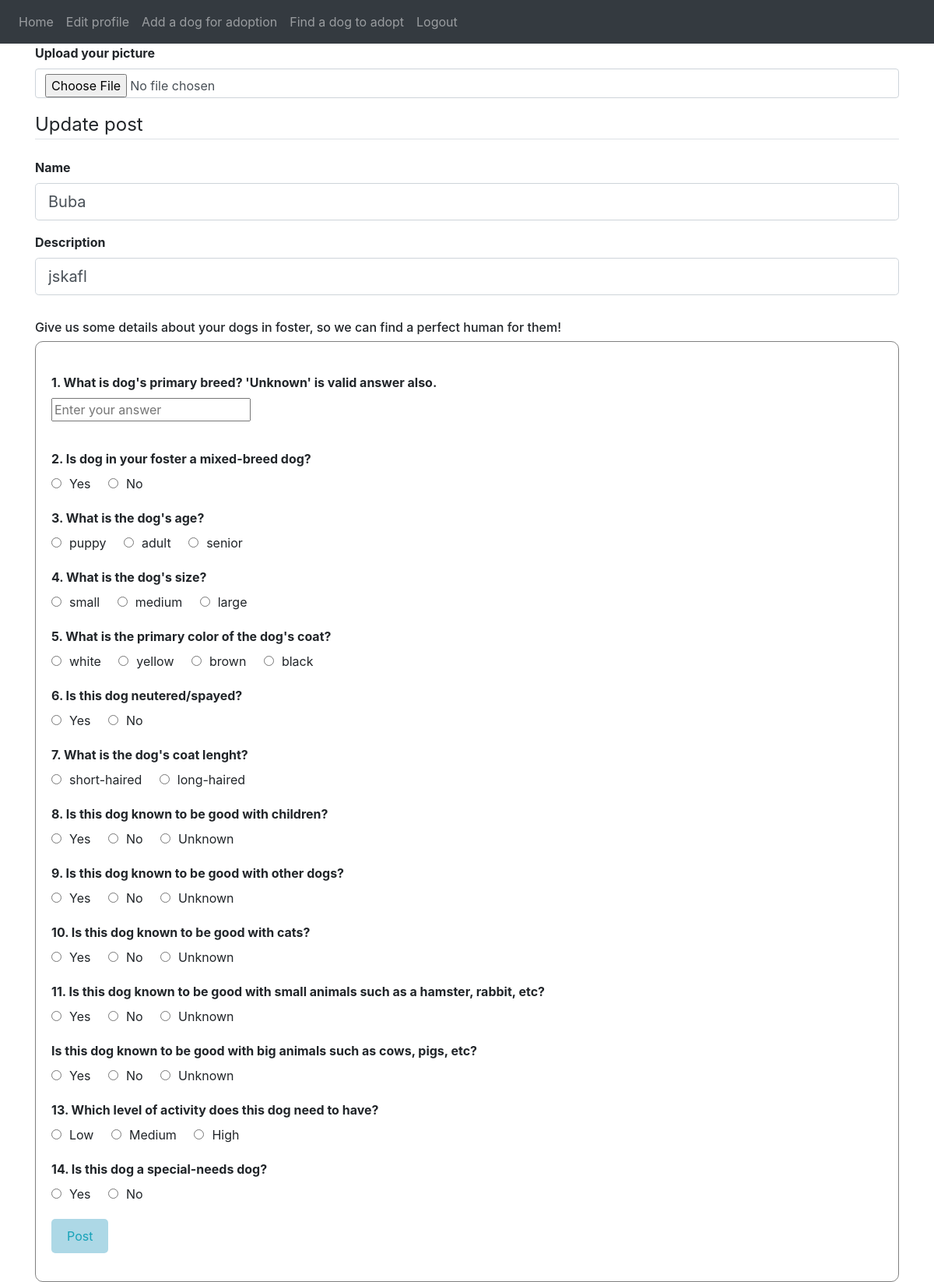
Page /post/1/update (signed in) on the earlier database version.
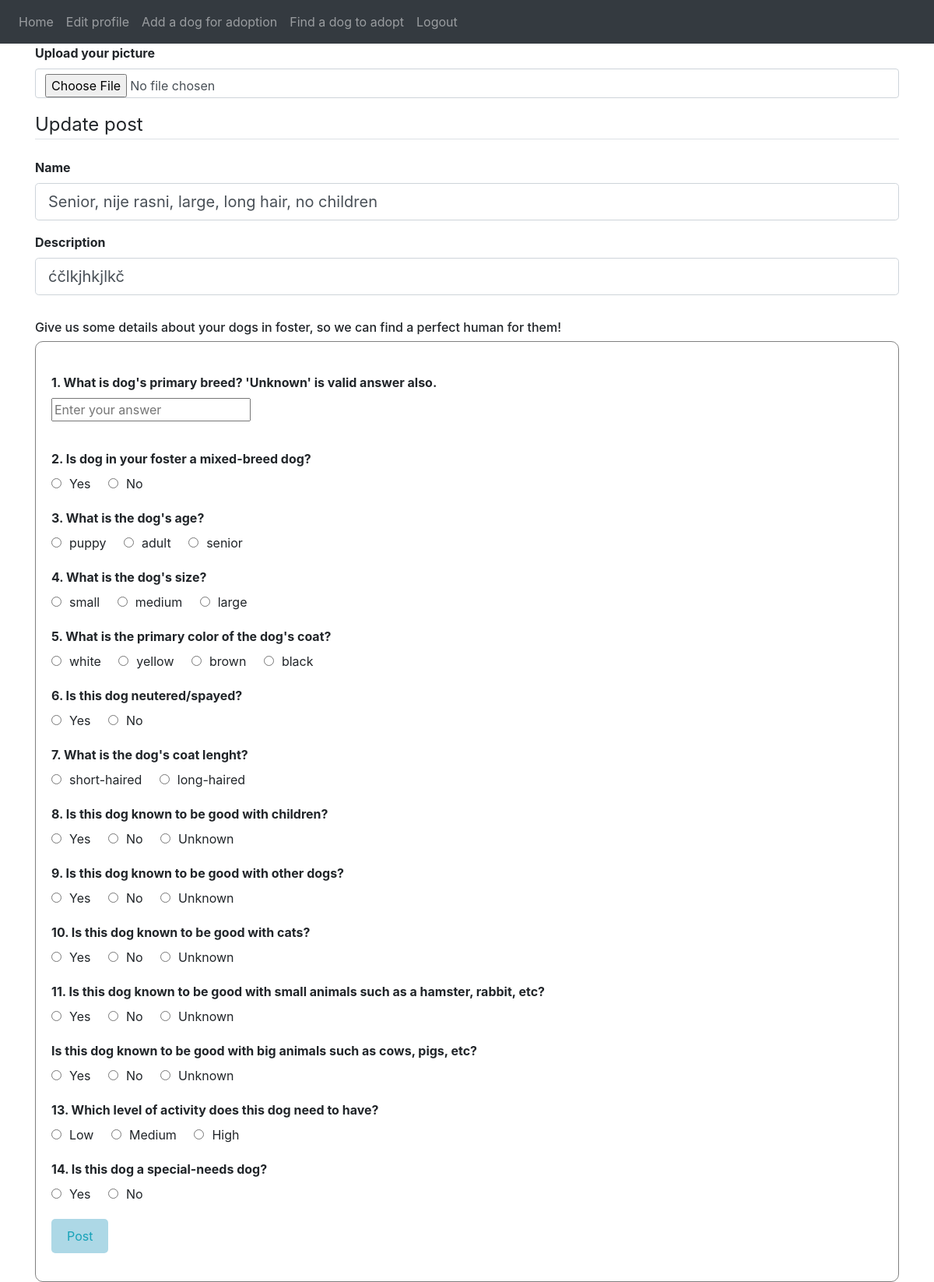
Same page on the later database version.
### website/models.py (models this page shows, shortened)
class Note(db.Model):
    id = db.Column(db.Integer, primary_key = True)
    title = db.Column(db.String(150))
    data = db.Column(db.String(10000))
    image_file = db.Column(db.String(150), nullable=False)
    date_posted = db.Column(db.DateTime(timezone = True), default = func.now())
    user_id = db.Column(db.Integer, db.ForeignKey('user.id'))
    dog_info = db.relationship('DogInfo', backref = 'user', uselist = False)

### website/views.py (the view)
@login_required
def update_post(post_id):
    post = Note.query.get_or_404(post_id)
    print(f"{post.user_id} - {current_user.id}")
    if post.user_id != current_user.id:
        abort(403)
    form = PostForm()
    if form.validate_on_submit():
        post.title = form.title.data
        post.data = form.data.data
        db.session.add(post)
        db.session.commit()
        flash('Your post has been updated!', 'success')
        response = request.form
        dog_update_data = {
        "primary_breed" : (response.get('a1')).lower(),
        "mixed_breed" : bool(int(response.get('a2'))) if response.get('a2') else '',
        "age" : response.get('a3'),
        "size" : response.get('a4'),
        "color" : response.get('a5'),
        "spayed" : bool(int(response.get('a6'))) if response.get('a6') else '',
        "coat_length" : response.get('a7'),
        "dog_with_children" : bool(int(response.get('a8'))) if response.get('a8') else '',
        "dog_with_dogs" : bool(int(response.get('a9'))) if response.get('a9') else '',
        "dog_with_cats" : bool(int(response.get('a10'))) if response.get('a10') else '',
        "dog_with_sm_animals" : bool(int(response.get('a11'))) if response.get('a11') else '',
        "dog_with_big_animals" : bool(int(response.get('a12'))) if response.get('a12') else '',
        "activity_level" : response.get('a13'),
        "special_need_dog" : bool(int(response.get('a14')))if response.get('a14') else '',
        "note_id": post.id
        }
        dog_update_data = {k: v for k, v in dog_update_data.items() if v}
        print(post.id)
        doggo_info = DogInfo.query.filter_by(note_id=post.id)
        doggo_info = db.session.query(DogInfo).filter(DogInfo.note_id==post.id)
        print(doggo_info.update(dog_update_data),'update')
        print(doggo_info.first().dog_with_cats, 'macke',)
        db.session.commit()
        print(doggo_info.first().dog_with_cats, 'macke')
        dog = DogInfo.query.filter_by(note_id = post.id).first()
        print(dog.primary_breed, dog.activity_level, dog.dog_with_cats,dog.dog_with_sm_animals, "small an")
        return redirect(url_for('post', post_id = post.id, user = current_user))
    elif request.method == 'GET':
        form.title.data = post.title
        form.data.data = post.data
    return render_template('new_post.html', title='Update Post',
                           form=form, legend = "Update post", user = current_user)

### website/user_form.py
class PostForm(FlaskForm):
    title = StringField('Name', validators=[DataRequired()])
    data = StringField('Description', validators=[DataRequired()])
    picture = FileField('Update Profile Picture', validators=[FileAllowed(['jpg','png','jpeg']), DataRequired()])
    submit = SubmitField('Post')

### website/templates/new_post.html (shortened to what the changed rows need)
{% extends "base.html" %} {% block title %}{{ title}}{% endblock %}
{% block content %}
<div class="content-section">
  <form method="POST" action="" enctype="multipart/form-data" onsubmit="return validateForm();">
      <fieldset class="form-group">
          <div class="form-group">
              {{ form.title.label(class="form-control-label") }}
              {% if form.title.errors %}
                  {{ form.title(class="form-control form-control-lg is-invalid") }}
                  <div class="invalid-feedback">
                      {% for error in form.title.errors %}
                          <span>{{ error }}</span>
                      {% endfor %}
                  </div>
              {% else %}
                  {{ form.title(class="form-control form-control-lg") }}
              {% endif %}
          </div>
          <div class="form-group">
              {{ form.data.label(class="form-control-label") }}
              {% if form.data.errors %}
                  {{ form.data(class="form-control form-control-lg is-invalid") }}
                  <div class="invalid-feedback">
                      {% for error in form.data.errors %}
                          <span>{{ error }}</span>
                      {% endfor %}
                  </div>
              {% else %}
                  {{ form.data(class="form-control form-control-lg") }}
              {% endif %}
          </div>
      </fieldset>
{% endblock %}

Differences in the rows shown:
changed Note: title "Buba" → "Senior, nije rasni, large, long hair, no children"; data "jskafl" → "ćčlkjhkjlkč"
